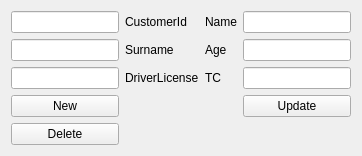
               <widget class="QWidget" name="profilePage">
                <property name="sizePolicy">
                 <sizepolicy hsizetype="Preferred" vsizetype="Preferred">
                  <horstretch>0</horstretch>
                  <verstretch>0</verstretch>
                 </sizepolicy>
                </property>
                <layout class="QVBoxLayout" name="verticalLayout_19">
                 <item>
                  <layout class="QGridLayout" name="gridLayout">
                   <item row="1" column="1">
                    <widget class="QLabel" name="label_18">
                     <property name="text">
                      <string>Surname</string>
                     </property>
                    </widget>
                   </item>
                   <item row="1" column="0">
                    <widget class="QLineEdit" name="Surname"/>
                   </item>
                   <item row="0" column="0">
                    <widget class="QLineEdit" name="CustomerId_2"/>
                   </item>
                   <item row="2" column="1">
                    <widget class="QLabel" name="label_20">
                     <property name="text">
                      <string>DriverLicense</string>
                     </property>
                    </widget>
                   </item>
                   <item row="0" column="2">
                    <widget class="QLabel" name="label_13">
                     <property name="text">
                      <string>Name</string>
                     </property>
                    </widget>
                   </item>
                   <item row="0" column="3">
                    <widget class="QLineEdit" name="CustomerName"/>
                   </item>
                   <item row="3" column="3">
                    <widget class="QPushButton" name="CustomerUpdate">
                     <property name="text">
                      <string>Update</string>
                     </property>
                    </widget>
                   </item>
                   <item row="1" column="3">
                    <widget class="QLineEdit" name="Age"/>
                   </item>
                   <item row="0" column="1">
                    <widget class="QLabel" name="label_8">
                     <property name="text">
                      <string>CustomerId</string>
                     </property>
                    </widget>
                   </item>
                   <item row="3" column="0">
                    <widget class="QPushButton" name="CustomerNew">
                     <property name="text">
                      <string>New</string>
                     </property>
                    </widget>
                   </item>
                   <item row="2" column="3">
                    <widget class="QLineEdit" name="TC"/>
                   </item>
                   <item row="1" column="2">
                    <widget class="QLabel" name="label_19">
                     <property name="text">
                      <string>Age</string>
                     </property>
                    </widget>
                   </item>
                   <item row="2" column="0">
                    <widget class="QLineEdit" name="License"/>
                   </item>
                   <item row="2" column="2">
                    <widget class="QLabel" name="label_21">
                     <property name="text">
                      <string>TC</string>
                     </property>
                    </widget>
                   </item>
                   <item row="4" column="0">
                    <widget class="QPushButton" name="CustomerDelete">
                     <property name="text">
                      <string>Delete</string>
                     </property>
                    </widget>
                   </item>
                  </layout>
                 </item>
                </layout>
               </widget>
